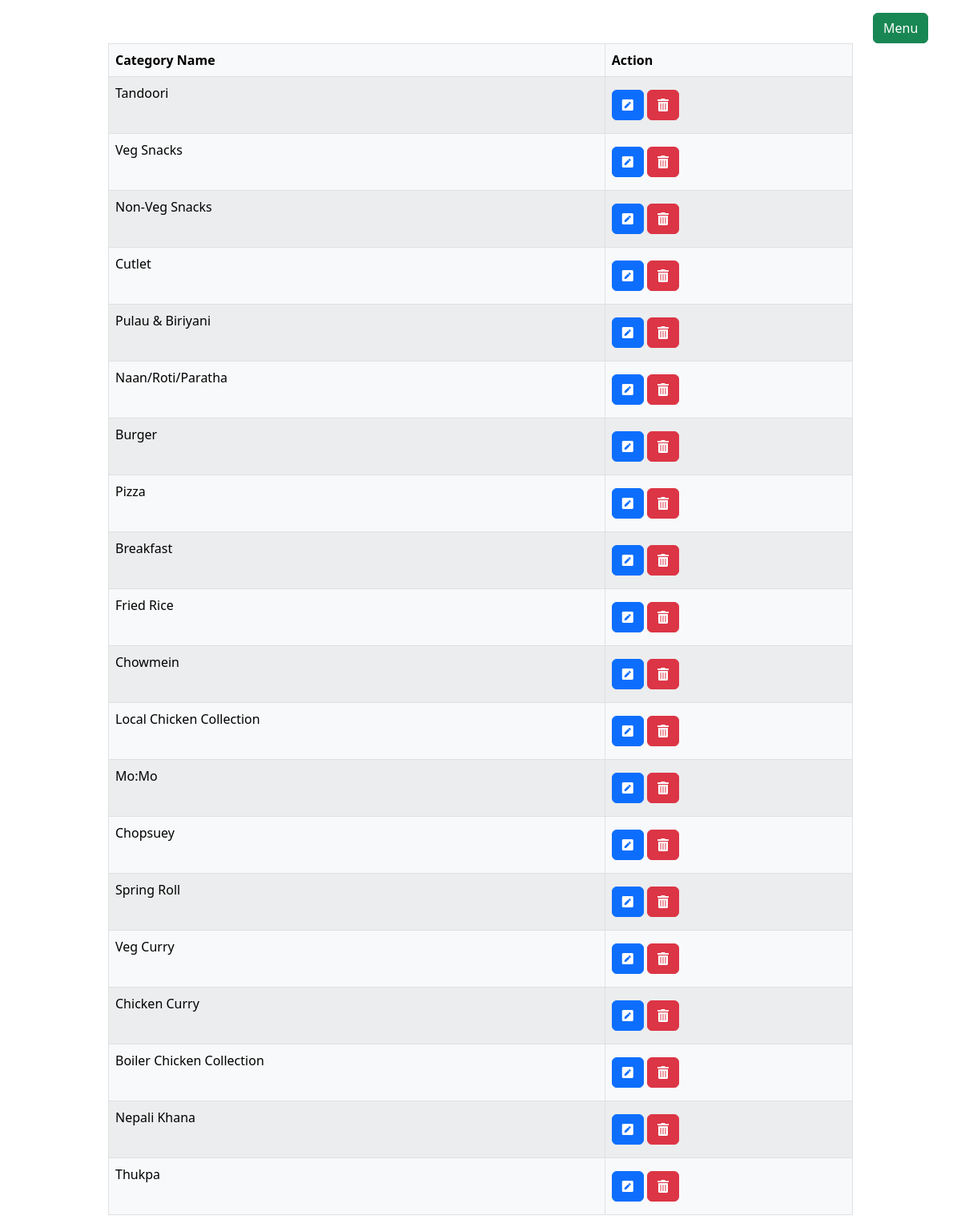
/products/category/ (signed in), run on the app's committed database.
### products/models.py (models this page shows, shortened)
class Category(models.Model):
    category_name = models.CharField(max_length=100, unique=True)

### users/auth.py (the view)
    def wrapper_function(request,*args,**kwrgs):
        if request.user.is_staff:
            return view_function(request,*args,**kwrgs)
        else:
            return redirect('/')

### products/views.py (called while the page is built)
@login_required
@admin_only
def show_category(request):
    categories = Category.objects.all()
    context = {
        'categories': categories
    }
    return render(request, 'products/allcategory.html', context)

### users/auth.py (called while the page is built)
def admin_only(view_function):
    def wrapper_function(request,*args,**kwrgs):
        if request.user.is_staff:
            return view_function(request,*args,**kwrgs)
        else:
            return redirect('/')
    return wrapper_function

### products/templates/products/allcategory.html (shortened to what this page needs)
{% extends 'admins/layout.html' %}
{% load static %}
{% block main_content %}
<div class="container">
    <div class="d-flex justify-content-center">
        <div class="col-md-10">
            <table class="table table-bordered table-striped table-light">
                <thead>
                    <tr>
                        <th>Category Name</th>
                        <th>Action</th>
                    </tr>
                </thead>
                <tbody>
                    {% for category_show in categories %}
                    <tr>
                        <td> {{ category_show.category_name }}</td>
                        <td>
                            <a href="/products/updatecategory/{{category_show.id}}" class="btn btn-primary my-2">
                                <i class="fas fa-pen-square"></i>
                            </a>
                            <a href="/products/deletecategory/{{category_show.id}}" class="btn btn-danger"
                                onclick="return confirm('Are You Sure Want To Delete This Category ?')">
                                <i class="fas fa-trash-alt"></i>
                            </a>
                        </td>
                    </tr>
                    {% endfor %}
                </tbody>
            </table>
        </div>
    </div>
</div>
{% endblock %}

### adminspage/templates/admins/layout.html (shortened to what this page needs)
<!DOCTYPE html>
<html lang="en">
<head>
    <link href="https://cdn.jsdelivr.net/npm/bootstrap@5.2.0-beta1/dist/css/bootstrap.min.css" rel="stylesheet"
>
    <link rel="stylesheet" href="https://pro.fontawesome.com/releases/v5.10.0/css/all.css"
 />
</head>
<body>
    <div class="container-fluid">
        <div class="d-flex justify-content-end">
            <div class="col-md-1 mt-3">
                <button class="btn btn-success" type="button" data-bs-toggle="offcanvas"
                    data-bs-target="#offcanvasRight" aria-controls="offcanvasRight">Menu</button>
            </div>
        </div>
    </div>
    <div class="main">
        {% block main_content %}
        {% endblock %}
    </div>
</body>
</html>

### data on the page
Category: category_name "Tandoori"
Category: category_name "Veg Snacks"
Category: category_name "Non-Veg Snacks"
Category: category_name "Cutlet"
Category: category_name "Pulau & Biriyani"
Category: category_name "Naan/Roti/Paratha"
Category: category_name "Burger"
Category: category_name "Pizza"
Category: category_name "Breakfast"
Category: category_name "Fried Rice"
Category: category_name "Chowmein"
Category: category_name "Local Chicken Collection"
Category: category_name "Mo:Mo"
Category: category_name "Chopsuey"
Category: category_name "Spring Roll"
Category: category_name "Veg Curry"
Category: category_name "Chicken Curry"
Category: category_name "Boiler Chicken Collection"
Category: category_name "Nepali Khana"
Category: category_name "Thukpa"
